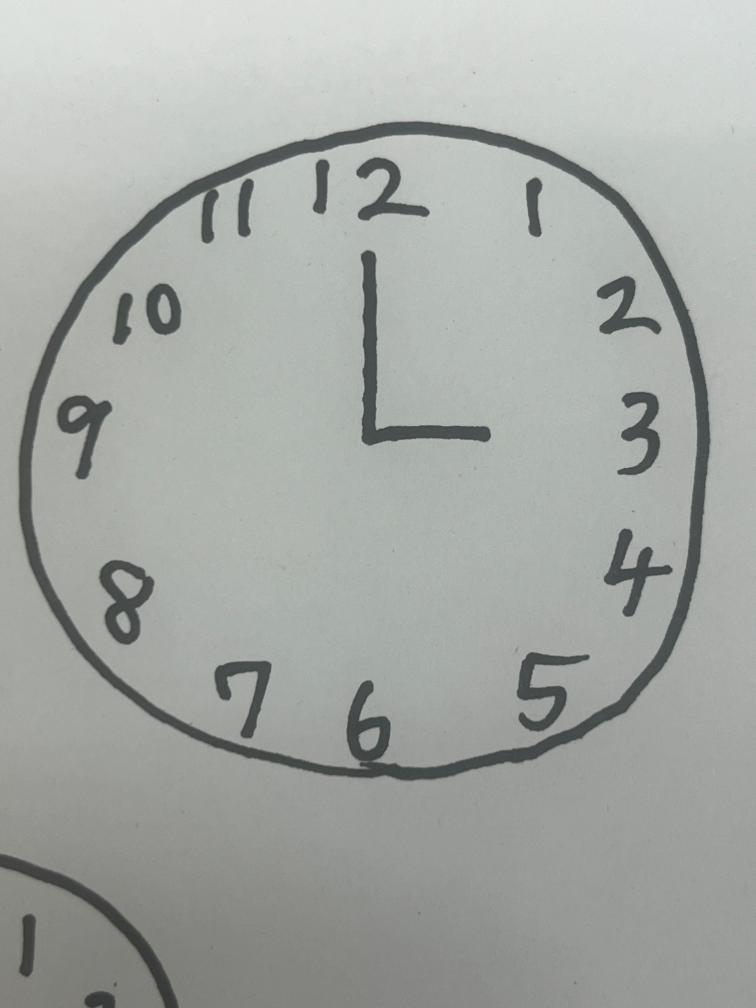
#> input picture circles_tmp/3.png, 3024 x 4032 px, found by its file name (shown at 1/4 size)
$ python main.py
#> lines starting #> are read from the running program, lines starting #| are printed output that depends on the picture
import cv2
import numpy as np

image_path = "circles/3.png"
image = cv2.imread(image_path)
#> image is the input picture: shape (4032, 3024, 3); mean B, G, R 164.6, 168.6, 164.8

gray_image = cv2.cvtColor(image, cv2.COLOR_BGR2GRAY)
blurred = cv2.GaussianBlur(gray_image, (5, 5), 0)

# 時計の円の検出
# ハフ変換による円を検出する
circles = cv2.HoughCircles(blurred,
                           cv2.HOUGH_GRADIENT,
                           dp=1.5,          # 解像度の比率
                           minDist=330,     # 円の中心の最小距離、誤検出に関わる
                           param1=100,      # Cannyエッジ検出の大きい方のしきい値
                           param2=40,       # 投票数の基準
                           minRadius=800,   # 最小半径
                           maxRadius=1400   # 最大半径
                           )
#> circles = [[1277.2, 1838.2, 1181.3], [1668.8, 1805.2, 1313.3], [1788.8, 1487.2, 976], [1791.8, 2112.8, 964.4], [1001.2, 2060.2, 876.2], [1175.2, 1496.2, 812.8], [1458.8, 2153.2, 956.8]]

if circles is not None:
    circles = np.round(circles[0, :]).astype("int")
#> circles = [[1277, 1838, 1181], [1669, 1805, 1313], [1789, 1487, 976], [1792, 2113, 964], [1001, 2060, 876], [1175, 1496, 813], [1459, 2153, 957]]
    x_sum = 0
    y_sum = 0
    for (x, y, r) in circles:
        x_sum += x
        y_sum += y
#> this loop made 7 passes
#> (x, y, r, x_sum, y_sum) on passes 1 to 7: (1277, 1838, 1181, 1277, 1838), (1669, 1805, 1313, 2946, 3643), (1789, 1487, 976, 4735, 5130), (1792, 2113, 964, 6527, 7243), (1001, 2060, 876, 7528, 9303), (1175, 1496, 813, 8703, 10799), (1459, 2153, 957, 10162, 12952)
#> after the loop, x_sum = 10162; y_sum = 12952
        # cv2.circle(image, (x, y), r, (0, 255, 0), 10)
        # cv2.circle(image, (x, y), 30, (0, 255, 0), 10)
    ave_x = x_sum // len(circles)
#> ave_x = 1451
    ave_y = y_sum // len(circles)
#> ave_y = 1850
    # 円の中心座標の平均をプロット
    cv2.circle(image, (ave_x, ave_y), 30, (255, 0, 0), 20)
else:
    print('円検出なし')
    exit()

# 時計の針の検出
# ハフ変換による直線の検出
edges = cv2.Canny(blurred, 20, 50, apertureSize = 3)    # Cannyエッジ検出
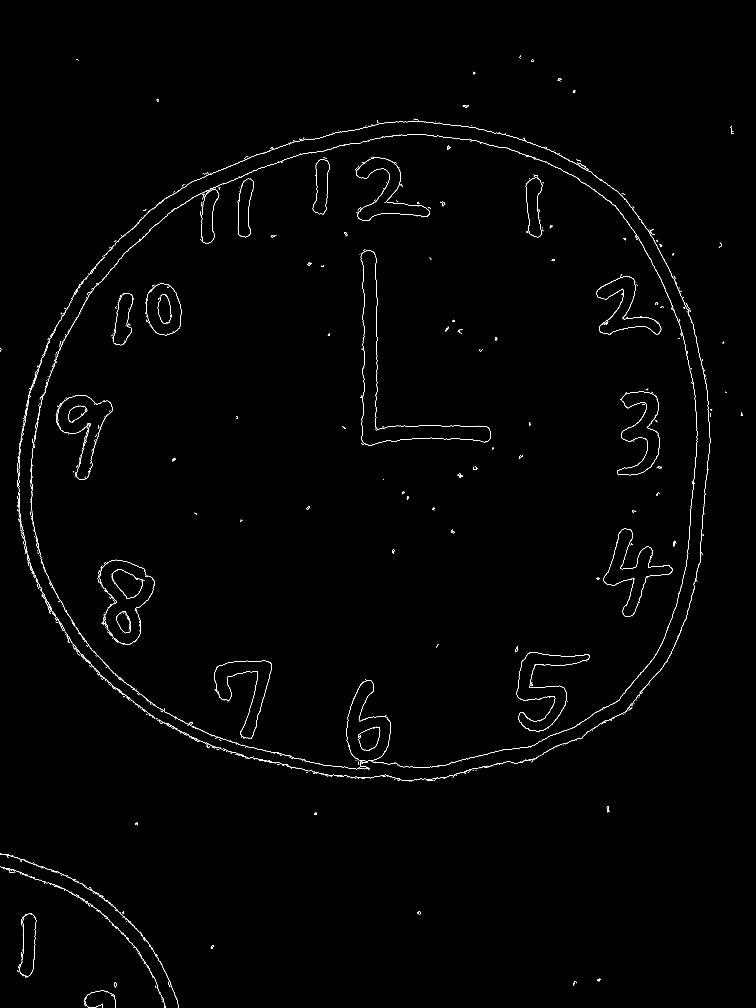
#> edges: shape (4032, 3024) (shown at 1/4 size); 0.43% white in thin lines or dots
lines = cv2.HoughLinesP(edges,
                        rho = 1,
                        theta = np.pi/100,
                        threshold = 100,
                        minLineLength = 15,
                        maxLineGap = 100    # 検出された線を1つにまとめる
                       )
#> lines = 55 rows, first 6: [2760, 2077, 2787, 1785], [2804, 2149, 2840, 1759], [2757, 1234, 2824, 1536], [1448, 1704, 1937, 1704], [432, 2726, 441, 2741], [1506, 1774, 1506, 1043]

# 線分が見つかれば{x1, y1, x2, y2}のタプル、見つからなければNone
if lines is not None:
    distances = []
    for line in lines:
        x1, y1, x2, y2 = line[0]
        # 線分の中心を求める
        mid_x = (x1 + x2) // 2
        mid_y = (y1 + y2) // 2
        # 線分の中心と円の中心のユークリッド距離を求める
        # distance = np.sqrt((mid_x - x_ave) ** 2 + (mid_y - y_ave) ** 2)
        distance = np.linalg.norm(np.array([mid_x, mid_y]) - np.array([ave_x, ave_y]))
        distances.append((distance, line[0]))
#> this loop made 55 passes
#> (x1, y1, x2, y2, mid_x, mid_y, distance) on passes 1 to 12: (2760, 2077, 2787, 1785, 2773, 1931, 1324.5), (2804, 2149, 2840, 1759, 2822, 1954, 1374.9), (2757, 1234, 2824, 1536, 2790, 1385, 1417.4), (1448, 1704, 1937, 1704, 1692, 1704, 281.8), (432, 2726, 441, 2741, 436, 2733, 1345.3), (1506, 1774, 1506, 1043, 1506, 1408, 445.4), (206, 2343, 349, 2585, 277, 2464, 1324.9), (223, 1420, 358, 1176, 290, 1298, 1285.5), (1453, 1658, 1453, 1002, 1453, 1330, 520), (1507, 1570, 1507, 1137, 1507, 1353, 500.1), (824, 763, 971, 705, 897, 734, 1245.9), (2757, 2117, 2787, 1793, 2772, 1955, 1325.2)
#> after the loop, distances = 55 items, first 6: (1324.5, [2760, 2077, 2787, 1785]), (1374.9, [2804, 2149, 2840, 1759]), (1417.4, [2757, 1234, 2824, 1536]), (281.8, [1448, 1704, 1937, 1704]), (1345.3, [432, 2726, 441, 2741]), (445.4, [1506, 1774, 1506, 1043])

    # 中心との距離が最も小さい２つの直線を針とする
    distances.sort()
    clock_hands = [distances[2][1], distances[1][1]]
#> clock_hands = [[1448, 1704, 1937, 1704], [1505, 1774, 1505, 1508]]

    x1_1, y1_1, x1_2, y1_2 = clock_hands[0]
#> x1_1 = 1448; y1_1 = 1704; x1_2 = 1937; y1_2 = 1704
    x2_1, y2_1, x2_2, y2_2 = clock_hands[1]
#> x2_1 = 1505; y2_1 = 1774; x2_2 = 1505; y2_2 = 1508

    cv2.line(image, (x1_1, y1_1), (x1_2, y1_2), (0, 0, 255), 10)
    cv2.line(image, (x2_1, y2_1), (x2_2, y2_2), (0, 0, 255), 10)

    # 2つの直線がなす角度を計算
    angle1 = np.arctan2(y1_2 - y1_1, x1_2 - x1_1)
#> angle1 = 0
    angle2 = np.arctan2(y2_2 - y2_1, x2_2 - x2_1)
#> angle2 = -1.57
    # 短針は12時固定と仮定した
    # よって、それぞれの直線の角度を引いた絶対値を求めることで針の角度がわかる
    angle = np.abs(angle1 - angle2)
#> angle = 1.57
    time = round(np.degrees(angle)/30)
#> time = 3
    print(np.degrees(angle))
#| 90.0
    # 時間に変換
    # 針のなす角度は、1時間ごとに30°増加する
    print(f'{time}時')
#| 3時
else:
    print("直線検出なし")

# plt.imshow(cv2.cvtColor(image, cv2.COLOR_BGR2RGB))
# plt.axis('off')
# plt.show()

# 結果を保存する
cv2.imwrite('0001.png', image)
